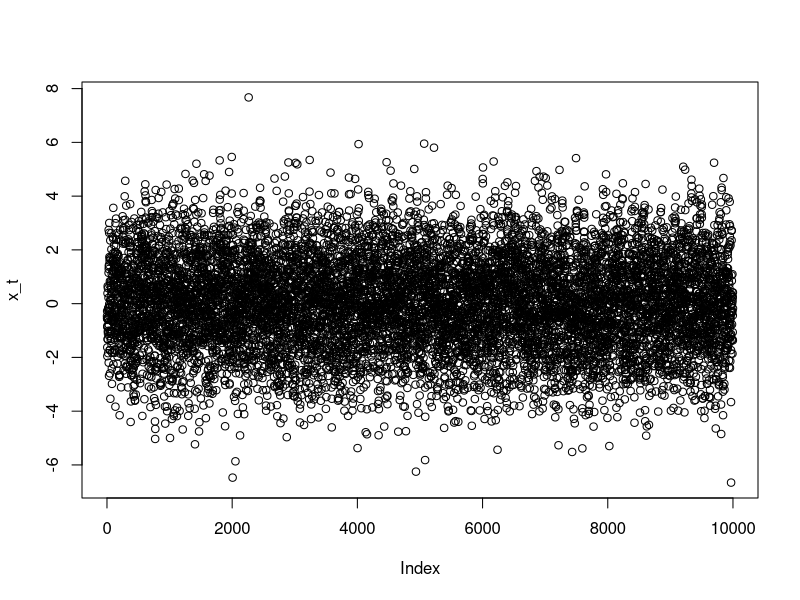
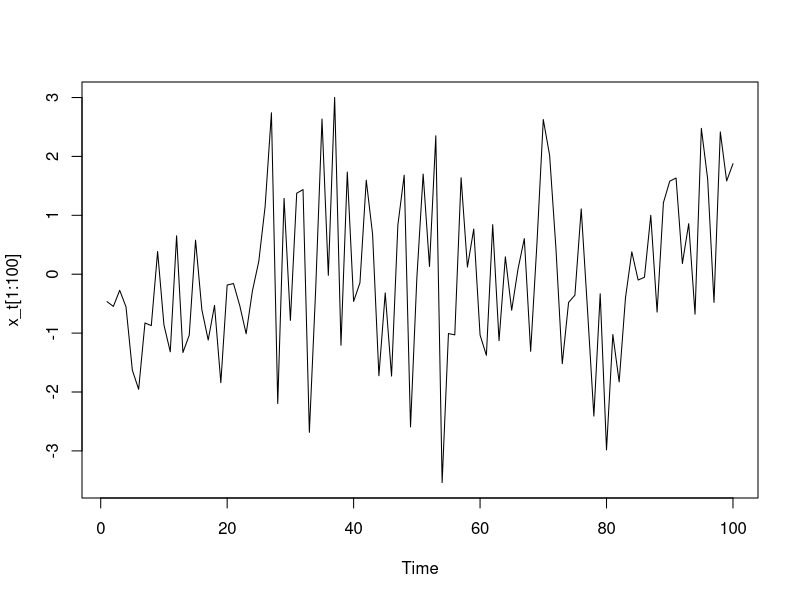
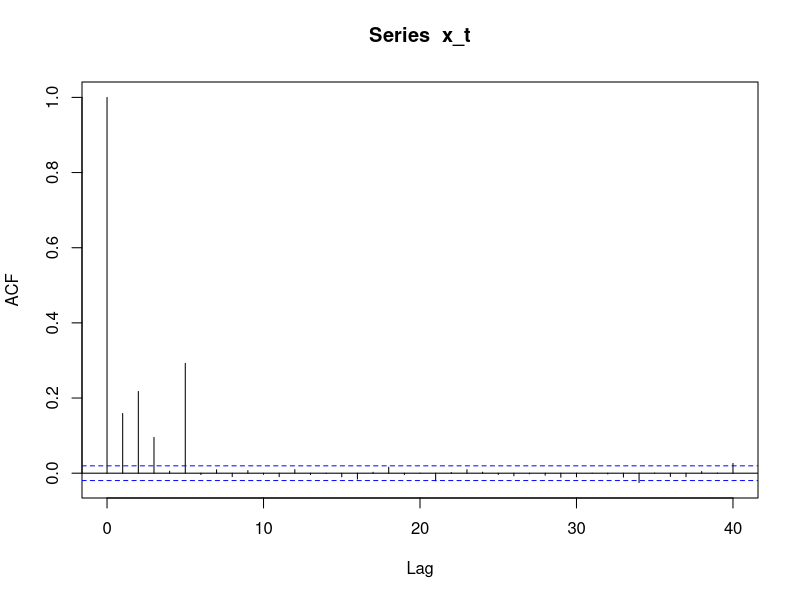
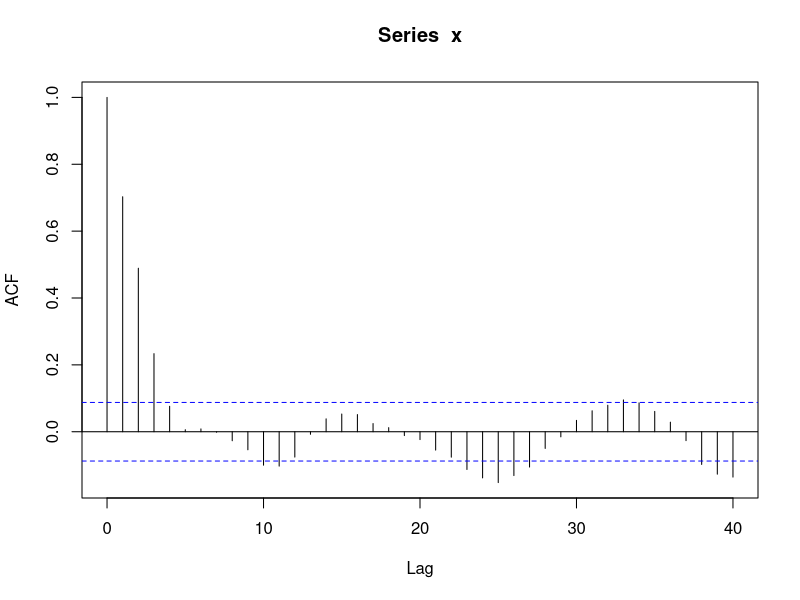
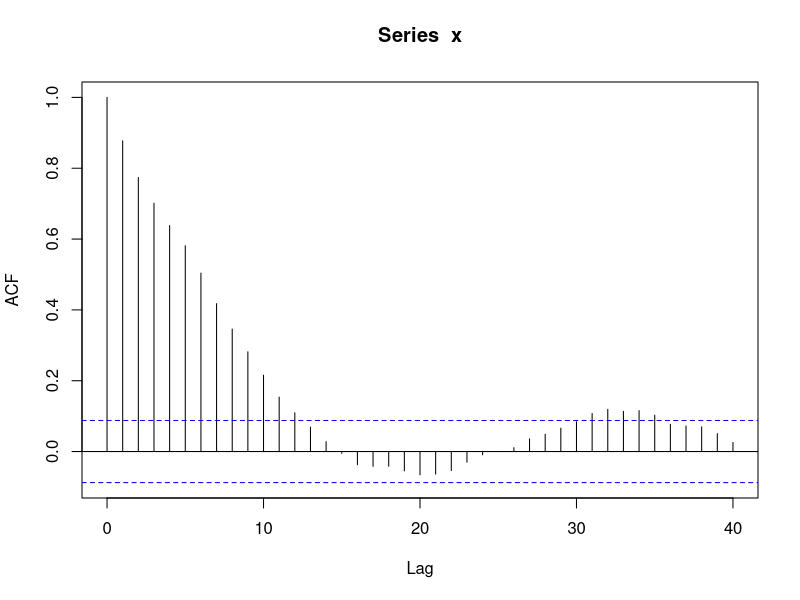

These figures' R source, in order:
#### GENERATING MOVING AVERAGE PROCESSES ####
## MA(q=1)

BETA <- c(0.7,0.5,0.3,-0.6,0.9)
BIG_T <- 10000
SIGMA_W <- 1

w_t <- rnorm(BIG_T,mean=0,sd=SIGMA_W)
x_t <- w_t

for(t in (length(BETA)+1):BIG_T){
  allSum <- 0
  for(s in 1:(length(BETA))){
    allSum <- allSum+BETA[s]*w_t[t-s]
  }
  x_t[t] <- w_t[t] + allSum
  
}

plot(x_t)
ts.plot(x_t[1:100])
acf(x_t)

#alternatively



x_t <- arima.sim(list(ma=BETA),n = BIG_T)

x <- arima.sim(list(ma=c(0.7,-0.5,0.2)),n = 500)
ma.x.1 <- arima(x,order = c(0,0,1))
ma.x.2 <- arima(x,order = c(0,0,2))
ma.x.3 <- arima(x,order = c(0,0,3))
ma.x.4 <- arima(x,order = c(0,0,4))
ma.x.5 <- arima(x,order = c(0,0,5))

x <- arima.sim(list(ma=c(0.7,0.5,0.2)),n = 500)
acf(x,lag.max = 40)


x <- arima.sim(list(ar=c(0.8,0.1)),n = 500)
acf(x,lag.max = 40)
